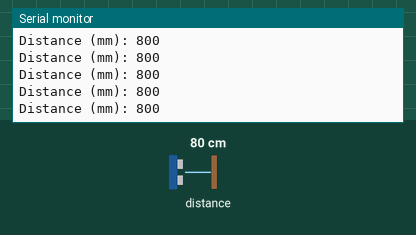
This program was run on a simulated ESP32. Parts: the last lines printed to the serial monitor. Inputs (shaded band) come from the test bench; at power-on: distance to the obstacle 80 cm. Nothing arrives over Bluetooth unless stated; the camera gives no picture.

Above: at 1.5 s.
1.6 s: distance to the obstacle set to 250 cm
At 1.89 s:
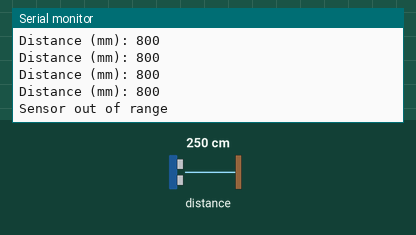
3.6 s: distance to the obstacle set to 2 cm
At 3.69 s:
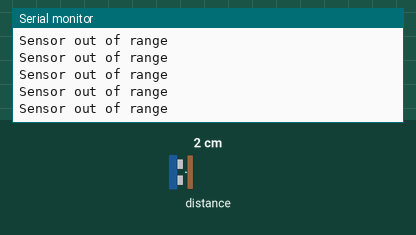

Measured:
- after the input at 1.6 s, the serial monitor: prints a new line after 0.13 s (image 1)

The program:

main.cpp
```cpp
#include <Arduino.h>
#include "esp_camera.h"
#include "BluetoothSerial.h"
#include <Wire.h>
#include "Adafruit_VL53L0X.h"

// Define ESP32-CAM AI-Thinker Pin Model
#define PWDN_GPIO_NUM     32
#define RESET_GPIO_NUM    -1
#define XCLK_GPIO_NUM      0
#define SIOD_GPIO_NUM     26
#define SIOC_GPIO_NUM     27

#define Y9_GPIO_NUM       35
#define Y8_GPIO_NUM       34
#define Y7_GPIO_NUM       39
#define Y6_GPIO_NUM       36
#define Y5_GPIO_NUM       21
#define Y4_GPIO_NUM       19
#define Y3_GPIO_NUM       18
#define Y2_GPIO_NUM        5
#define VSYNC_GPIO_NUM    25
#define HREF_GPIO_NUM     23
#define PCLK_GPIO_NUM     22

// I2C pins for VL53L0X on ESP32-CAM
#define I2C_SDA           15
#define I2C_SCL           14

// Timing configuration
const unsigned long PHOTO_INTERVAL = 15000; // 15 seconds
const unsigned long SENSOR_INTERVAL = 200;  // 200 milliseconds

unsigned long lastPhotoTime = 0;
unsigned long lastSensorTime = 0;

// Bluetooth Serial object
BluetoothSerial SerialBT;

// VL53L0X Sensor object
Adafruit_VL53L0X lox = Adafruit_VL53L0X();

// Camera initialization function
bool initCamera() {
  camera_config_t config;
  config.ledc_channel = LEDC_CHANNEL_0;
  config.ledc_timer = LEDC_TIMER_0;
  config.pin_d0 = Y2_GPIO_NUM;
  config.pin_d1 = Y3_GPIO_NUM;
  config.pin_d2 = Y4_GPIO_NUM;
  config.pin_d3 = Y5_GPIO_NUM;
  config.pin_d4 = Y6_GPIO_NUM;
  config.pin_d5 = Y7_GPIO_NUM;
  config.pin_d6 = Y8_GPIO_NUM;
  config.pin_d7 = Y9_GPIO_NUM;
  config.pin_xclk = XCLK_GPIO_NUM;
  config.pin_pclk = PCLK_GPIO_NUM;
  config.pin_vsync = VSYNC_GPIO_NUM;
  config.pin_href = HREF_GPIO_NUM;
  config.pin_sscb_sda = SIOD_GPIO_NUM;
  config.pin_sscb_scl = SIOC_GPIO_NUM;
  config.pin_pwdn = PWDN_GPIO_NUM;
  config.pin_reset = RESET_GPIO_NUM;
  config.xclk_freq_hz = 20000000;
  config.pixel_format = PIXFORMAT_JPEG;

  // Use low resolution / quality for faster transmission over Bluetooth
  if(psramFound()){
    config.frame_size = FRAMESIZE_QVGA; // 320x240
    config.jpeg_quality = 12;
    config.fb_count = 1;
  } else {
    config.frame_size = FRAMESIZE_QVGA;
    config.jpeg_quality = 12;
    config.fb_count = 1;
  }

  // Camera init
  esp_err_t err = esp_camera_init(&config);
  if (err != ESP_OK) {
    Serial.printf("Camera init failed with error 0x%x\n", err);
    return false;
  }
  return true;
}

// Function to take a photo and send it via Bluetooth
void captureAndSendPhoto() {
  Serial.println("Taking photo...");
  camera_fb_t * fb = esp_camera_fb_get();
  if (!fb) {
    Serial.println("Camera capture failed");
    return;
  }

  if (SerialBT.hasClient()) {
    // Send standard header for the image to distinguish it from sensor data
    SerialBT.print("IMAGE_START:");
    SerialBT.println(fb->len);

    // Write image bytes to Bluetooth Serial
    SerialBT.write(fb->buf, fb->len);

    // Send trailing marker
    SerialBT.println("IMAGE_END");
    Serial.printf("Photo sent successfully. Size: %d bytes\n", fb->len);
  } else {
    Serial.println("No Bluetooth client connected. Photo not sent.");
  }

  // Return the frame buffer back to the driver
  esp_camera_fb_return(fb);
}

// Function to read sensor and send data via Bluetooth
void readAndSendSensor() {
  VL53L0X_RangingMeasurementData_t measure;
  lox.rangingTest(&measure, false);

  if (measure.RangeStatus != 4) { // Phase out of range status
    int distance = measure.RangeMilliMeter;
    Serial.print("Distance (mm): ");
    Serial.println(distance);

    if (SerialBT.hasClient()) {
      SerialBT.print("VL53L0X:");
      SerialBT.println(distance);
    }
  } else {
    Serial.println("Sensor out of range");
    if (SerialBT.hasClient()) {
      SerialBT.println("VL53L0X:OUT_OF_RANGE");
    }
  }
}

void setup() {
  Serial.begin(115200);
  Serial.println("Initializing system...");

  // Initialize Bluetooth
  if (!SerialBT.begin("ESP32CAM-VIA")) {
    Serial.println("An error occurred initializing Bluetooth");
  } else {
    Serial.println("Bluetooth initialized. Device name: ESP32CAM-VIA");
  }

  // Initialize Camera
  if (initCamera()) {
    Serial.println("Camera initialized successfully.");
  } else {
    Serial.println("Camera initialization FAILED.");
  }

  // Initialize I2C and VL53L0X Sensor
  Wire.begin(I2C_SDA, I2C_SCL);
  if (lox.begin()) {
    Serial.println("VL53L0X sensor initialized successfully.");
  } else {
    Serial.println("VL53L0X initialization FAILED.");
  }
}

void loop() {
  unsigned long currentMillis = millis();

  // Handle sensor reading every 200 ms
  if (currentMillis - lastSensorTime >= SENSOR_INTERVAL) {
    lastSensorTime = currentMillis;
    readAndSendSensor();
  }

  // Handle photo capture every 15 seconds
  if (currentMillis - lastPhotoTime >= PHOTO_INTERVAL) {
    lastPhotoTime = currentMillis;
    captureAndSendPhoto();
  }
}
```
